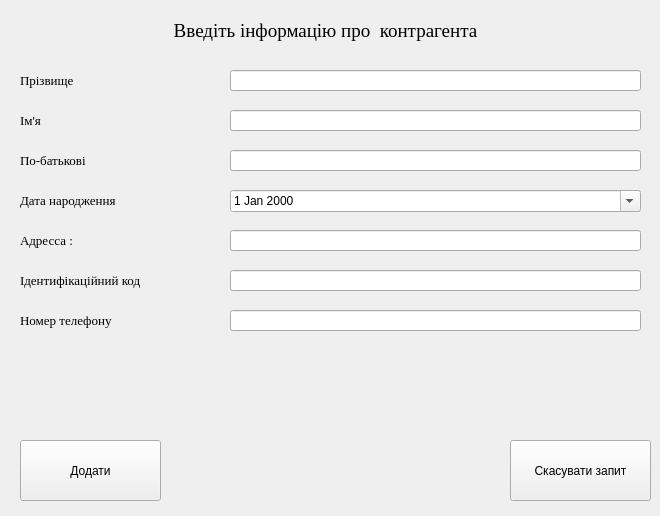
<?xml version="1.0" encoding="UTF-8"?>
<ui version="4.0">
 <class>addcontractor</class>
 <widget class="QWidget" name="addcontractor">
  <property name="geometry">
   <rect>
    <x>0</x>
    <y>0</y>
    <width>660</width>
    <height>516</height>
   </rect>
  </property>
  <property name="sizePolicy">
   <sizepolicy hsizetype="Preferred" vsizetype="Preferred">
    <horstretch>0</horstretch>
    <verstretch>0</verstretch>
   </sizepolicy>
  </property>
  <property name="minimumSize">
   <size>
    <width>660</width>
    <height>516</height>
   </size>
  </property>
  <property name="maximumSize">
   <size>
    <width>660</width>
    <height>516</height>
   </size>
  </property>
  <property name="baseSize">
   <size>
    <width>660</width>
    <height>516</height>
   </size>
  </property>
  <property name="windowTitle">
   <string>Add Contractor Window</string>
  </property>
  <widget class="QLabel" name="info_add_con_lb">
   <property name="geometry">
    <rect>
     <x>0</x>
     <y>10</y>
     <width>651</width>
     <height>41</height>
    </rect>
   </property>
   <property name="font">
    <font>
     <family>Times New Roman</family>
     <pointsize>14</pointsize>
    </font>
   </property>
   <property name="text">
    <string>Введіть інформацію про  контрагента</string>
   </property>
   <property name="alignment">
    <set>Qt::AlignCenter</set>
   </property>
  </widget>
  <widget class="QLabel" name="surname_lb">
   <property name="geometry">
    <rect>
     <x>20</x>
     <y>70</y>
     <width>201</width>
     <height>21</height>
    </rect>
   </property>
   <property name="font">
    <font>
     <family>Times New Roman</family>
     <pointsize>10</pointsize>
    </font>
   </property>
   <property name="text">
    <string>Прізвище</string>
   </property>
  </widget>
  <widget class="QLabel" name="name_lb">
   <property name="geometry">
    <rect>
     <x>20</x>
     <y>110</y>
     <width>201</width>
     <height>21</height>
    </rect>
   </property>
   <property name="font">
    <font>
     <family>Times New Roman</family>
     <pointsize>10</pointsize>
    </font>
   </property>
   <property name="text">
    <string>Ім'я</string>
   </property>
  </widget>
  <widget class="QLabel" name="pathronymic_lb">
   <property name="geometry">
    <rect>
     <x>20</x>
     <y>150</y>
     <width>201</width>
     <height>21</height>
    </rect>
   </property>
   <property name="font">
    <font>
     <family>Times New Roman</family>
     <pointsize>10</pointsize>
    </font>
   </property>
   <property name="text">
    <string>По-батькові</string>
   </property>
  </widget>
  <widget class="QLineEdit" name="surname_edit">
   <property name="geometry">
    <rect>
     <x>230</x>
     <y>70</y>
     <width>411</width>
     <height>21</height>
    </rect>
   </property>
  </widget>
  <widget class="QLineEdit" name="name_edit">
   <property name="geometry">
    <rect>
     <x>230</x>
     <y>110</y>
     <width>411</width>
     <height>21</height>
    </rect>
   </property>
  </widget>
  <widget class="QLineEdit" name="pathronymic_edit">
   <property name="geometry">
    <rect>
     <x>230</x>
     <y>150</y>
     <width>411</width>
     <height>21</height>
    </rect>
   </property>
  </widget>
  <widget class="QLabel" name="date_of_birth_lb">
   <property name="geometry">
    <rect>
     <x>20</x>
     <y>190</y>
     <width>201</width>
     <height>21</height>
    </rect>
   </property>
   <property name="font">
    <font>
     <family>Times New Roman</family>
     <pointsize>10</pointsize>
    </font>
   </property>
   <property name="text">
    <string>Дата народження</string>
   </property>
  </widget>
  <widget class="QDateEdit" name="date_of_birth_edit">
   <property name="geometry">
    <rect>
     <x>230</x>
     <y>190</y>
     <width>411</width>
     <height>22</height>
    </rect>
   </property>
   <property name="calendarPopup">
    <bool>true</bool>
   </property>
  </widget>
  <widget class="QLabel" name="surname_lb_5">
   <property name="geometry">
    <rect>
     <x>20</x>
     <y>230</y>
     <width>201</width>
     <height>21</height>
    </rect>
   </property>
   <property name="font">
    <font>
     <family>Times New Roman</family>
     <pointsize>10</pointsize>
    </font>
   </property>
   <property name="text">
    <string>Адресса :</string>
   </property>
  </widget>
  <widget class="QLineEdit" name="adress_edit">
   <property name="geometry">
    <rect>
     <x>230</x>
     <y>230</y>
     <width>411</width>
     <height>21</height>
    </rect>
   </property>
  </widget>
  <widget class="QLabel" name="ident_code_lb">
   <property name="geometry">
    <rect>
     <x>20</x>
     <y>270</y>
     <width>201</width>
     <height>21</height>
    </rect>
   </property>
   <property name="font">
    <font>
     <family>Times New Roman</family>
     <pointsize>10</pointsize>
    </font>
   </property>
   <property name="text">
    <string>Ідентифікаційний код</string>
   </property>
  </widget>
  <widget class="QLineEdit" name="ident_code_edit">
   <property name="geometry">
    <rect>
     <x>230</x>
     <y>270</y>
     <width>411</width>
     <height>21</height>
    </rect>
   </property>
  </widget>
  <widget class="QLabel" name="phone_number_lb">
   <property name="geometry">
    <rect>
     <x>20</x>
     <y>310</y>
     <width>201</width>
     <height>21</height>
    </rect>
   </property>
   <property name="font">
    <font>
     <family>Times New Roman</family>
     <pointsize>10</pointsize>
    </font>
   </property>
   <property name="text">
    <string>Номер телефону</string>
   </property>
  </widget>
  <widget class="QLineEdit" name="phone_number_edit">
   <property name="geometry">
    <rect>
     <x>230</x>
     <y>310</y>
     <width>411</width>
     <height>21</height>
    </rect>
   </property>
  </widget>
  <widget class="QPushButton" name="add_button">
   <property name="geometry">
    <rect>
     <x>20</x>
     <y>440</y>
     <width>141</width>
     <height>61</height>
    </rect>
   </property>
   <property name="text">
    <string>Додати</string>
   </property>
  </widget>
  <widget class="QPushButton" name="cansel_button">
   <property name="geometry">
    <rect>
     <x>510</x>
     <y>440</y>
     <width>141</width>
     <height>61</height>
    </rect>
   </property>
   <property name="text">
    <string>Скасувати запит</string>
   </property>
  </widget>
  <widget class="QLabel" name="error_label">
   <property name="geometry">
    <rect>
     <x>30</x>
     <y>360</y>
     <width>611</width>
     <height>71</height>
    </rect>
   </property>
   <property name="font">
    <font>
     <pointsize>10</pointsize>
    </font>
   </property>
   <property name="text">
    <string/>
   </property>
   <property name="wordWrap">
    <bool>true</bool>
   </property>
  </widget>
 </widget>
 <resources/>
 <connections/>
</ui>
